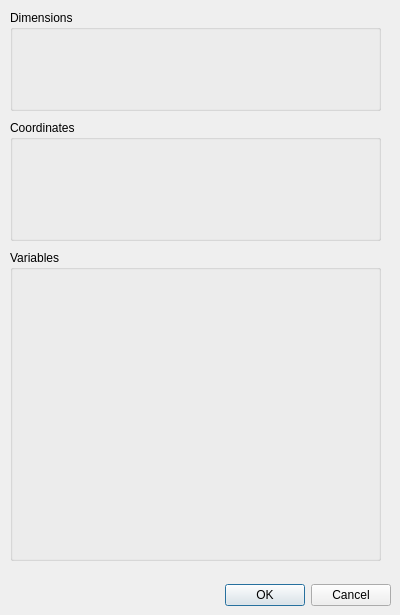
<?xml version="1.0" encoding="UTF-8"?>
<ui version="4.0">
 <class>netcdf_analyzer_dialog</class>
 <widget class="QDialog" name="netcdf_analyzer_dialog">
  <property name="geometry">
   <rect>
    <x>0</x>
    <y>0</y>
    <width>400</width>
    <height>615</height>
   </rect>
  </property>
  <property name="windowTitle">
   <string>Dialog</string>
  </property>
  <widget class="QDialogButtonBox" name="buttonBox">
   <property name="geometry">
    <rect>
     <x>220</x>
     <y>580</y>
     <width>171</width>
     <height>31</height>
    </rect>
   </property>
   <property name="orientation">
    <enum>Qt::Horizontal</enum>
   </property>
   <property name="standardButtons">
    <set>QDialogButtonBox::Cancel|QDialogButtonBox::Ok</set>
   </property>
  </widget>
  <widget class="QGroupBox" name="dimensionGroupBox">
   <property name="geometry">
    <rect>
     <x>10</x>
     <y>10</y>
     <width>371</width>
     <height>101</height>
    </rect>
   </property>
   <property name="title">
    <string>Dimensions</string>
   </property>
  </widget>
  <widget class="QGroupBox" name="groupBox">
   <property name="geometry">
    <rect>
     <x>10</x>
     <y>250</y>
     <width>371</width>
     <height>311</height>
    </rect>
   </property>
   <property name="title">
    <string>Variables</string>
   </property>
  </widget>
  <widget class="QGroupBox" name="groupBox_2">
   <property name="geometry">
    <rect>
     <x>10</x>
     <y>120</y>
     <width>371</width>
     <height>121</height>
    </rect>
   </property>
   <property name="title">
    <string>Coordinates</string>
   </property>
  </widget>
 </widget>
 <resources/>
 <connections>
  <connection>
   <sender>buttonBox</sender>
   <signal>accepted()</signal>
   <receiver>netcdf_analyzer_dialog</receiver>
   <slot>accept()</slot>
   <hints>
    <hint type="sourcelabel">
     <x>248</x>
     <y>254</y>
    </hint>
    <hint type="destinationlabel">
     <x>157</x>
     <y>274</y>
    </hint>
   </hints>
  </connection>
  <connection>
   <sender>buttonBox</sender>
   <signal>rejected()</signal>
   <receiver>netcdf_analyzer_dialog</receiver>
   <slot>reject()</slot>
   <hints>
    <hint type="sourcelabel">
     <x>316</x>
     <y>260</y>
    </hint>
    <hint type="destinationlabel">
     <x>286</x>
     <y>274</y>
    </hint>
   </hints>
  </connection>
 </connections>
</ui>
